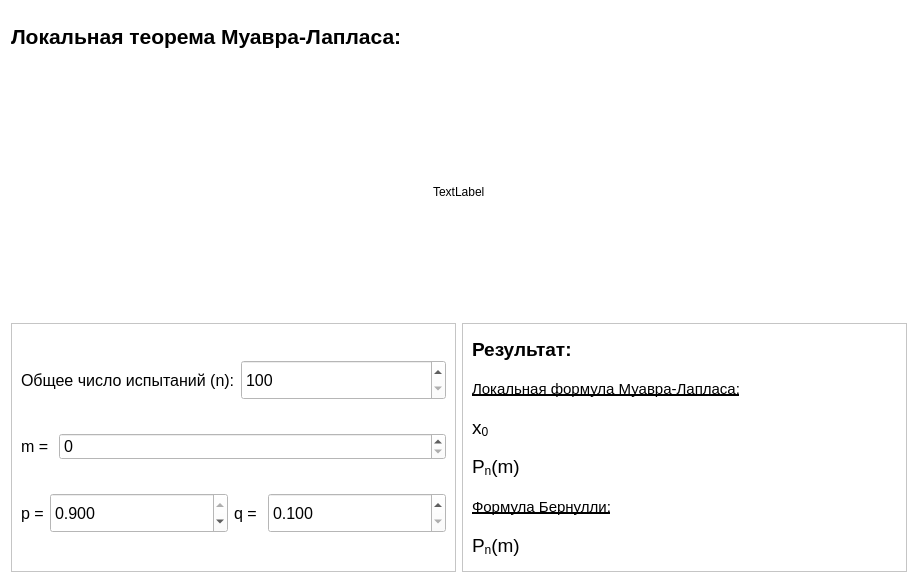
<?xml version="1.0" encoding="UTF-8"?>
<ui version="4.0">
 <class>Form</class>
 <widget class="QWidget" name="Form">
  <property name="geometry">
   <rect>
    <x>0</x>
    <y>0</y>
    <width>918</width>
    <height>583</height>
   </rect>
  </property>
  <property name="windowTitle">
   <string>Form</string>
  </property>
  <property name="styleSheet">
   <string notr="true">background-color: white;</string>
  </property>
  <layout class="QVBoxLayout" name="verticalLayout">
   <item>
    <widget class="QLabel" name="label">
     <property name="sizePolicy">
      <sizepolicy hsizetype="Preferred" vsizetype="Fixed">
       <horstretch>0</horstretch>
       <verstretch>0</verstretch>
      </sizepolicy>
     </property>
     <property name="minimumSize">
      <size>
       <width>0</width>
       <height>50</height>
      </size>
     </property>
     <property name="maximumSize">
      <size>
       <width>16777215</width>
       <height>50</height>
      </size>
     </property>
     <property name="font">
      <font>
       <pointsize>16</pointsize>
       <bold>true</bold>
      </font>
     </property>
     <property name="text">
      <string>Локальная теорема Муавра-Лапласа:</string>
     </property>
    </widget>
   </item>
   <item>
    <layout class="QHBoxLayout" name="horizontalLayout_3">
     <item>
      <spacer name="horizontalSpacer">
       <property name="orientation">
        <enum>Qt::Horizontal</enum>
       </property>
       <property name="sizeHint" stdset="0">
        <size>
         <width>40</width>
         <height>20</height>
        </size>
       </property>
      </spacer>
     </item>
     <item>
      <widget class="QLabel" name="formula_img">
       <property name="text">
        <string>TextLabel</string>
       </property>
      </widget>
     </item>
     <item>
      <spacer name="horizontalSpacer_2">
       <property name="orientation">
        <enum>Qt::Horizontal</enum>
       </property>
       <property name="sizeHint" stdset="0">
        <size>
         <width>40</width>
         <height>20</height>
        </size>
       </property>
      </spacer>
     </item>
    </layout>
   </item>
   <item>
    <layout class="QHBoxLayout" name="horizontalLayout">
     <item>
      <widget class="QFrame" name="frame">
       <property name="frameShape">
        <enum>QFrame::StyledPanel</enum>
       </property>
       <property name="frameShadow">
        <enum>QFrame::Sunken</enum>
       </property>
       <layout class="QVBoxLayout" name="verticalLayout_4">
        <item>
         <layout class="QHBoxLayout" name="horizontalLayout_2">
          <item>
           <widget class="QLabel" name="label_3">
            <property name="sizePolicy">
             <sizepolicy hsizetype="Fixed" vsizetype="Preferred">
              <horstretch>0</horstretch>
              <verstretch>0</verstretch>
             </sizepolicy>
            </property>
            <property name="maximumSize">
             <size>
              <width>16777215</width>
              <height>100</height>
             </size>
            </property>
            <property name="font">
             <font>
              <pointsize>12</pointsize>
             </font>
            </property>
            <property name="text">
             <string>Общее число испытаний (n):</string>
            </property>
           </widget>
          </item>
          <item>
           <widget class="QSpinBox" name="n_spinbox">
            <property name="maximumSize">
             <size>
              <width>16777215</width>
              <height>40</height>
             </size>
            </property>
            <property name="font">
             <font>
              <pointsize>12</pointsize>
             </font>
            </property>
            <property name="minimum">
             <number>100</number>
            </property>
            <property name="maximum">
             <number>200000</number>
            </property>
           </widget>
          </item>
         </layout>
        </item>
        <item>
         <layout class="QHBoxLayout" name="horizontalLayout_5">
          <item>
           <widget class="QLabel" name="label_2">
            <property name="sizePolicy">
             <sizepolicy hsizetype="Fixed" vsizetype="Preferred">
              <horstretch>0</horstretch>
              <verstretch>0</verstretch>
             </sizepolicy>
            </property>
            <property name="font">
             <font>
              <pointsize>12</pointsize>
             </font>
            </property>
            <property name="text">
             <string>m = </string>
            </property>
           </widget>
          </item>
          <item>
           <widget class="QSpinBox" name="m_spinbox">
            <property name="font">
             <font>
              <pointsize>12</pointsize>
             </font>
            </property>
            <property name="maximum">
             <number>1000</number>
            </property>
           </widget>
          </item>
         </layout>
        </item>
        <item>
         <layout class="QHBoxLayout" name="horizontalLayout_4">
          <item>
           <widget class="QLabel" name="label_6">
            <property name="sizePolicy">
             <sizepolicy hsizetype="Fixed" vsizetype="Preferred">
              <horstretch>0</horstretch>
              <verstretch>0</verstretch>
             </sizepolicy>
            </property>
            <property name="maximumSize">
             <size>
              <width>16777215</width>
              <height>100</height>
             </size>
            </property>
            <property name="font">
             <font>
              <pointsize>12</pointsize>
             </font>
            </property>
            <property name="text">
             <string>p =</string>
            </property>
           </widget>
          </item>
          <item>
           <widget class="QDoubleSpinBox" name="p_spinbox">
            <property name="maximumSize">
             <size>
              <width>16777215</width>
              <height>40</height>
             </size>
            </property>
            <property name="font">
             <font>
              <pointsize>12</pointsize>
             </font>
            </property>
            <property name="decimals">
             <number>3</number>
            </property>
            <property name="minimum">
             <double>0.100000000000000</double>
            </property>
            <property name="maximum">
             <double>0.900000000000000</double>
            </property>
            <property name="singleStep">
             <double>0.010000000000000</double>
            </property>
            <property name="value">
             <double>0.900000000000000</double>
            </property>
           </widget>
          </item>
          <item>
           <widget class="QLabel" name="label_7">
            <property name="sizePolicy">
             <sizepolicy hsizetype="Fixed" vsizetype="Preferred">
              <horstretch>0</horstretch>
              <verstretch>0</verstretch>
             </sizepolicy>
            </property>
            <property name="maximumSize">
             <size>
              <width>16777215</width>
              <height>100</height>
             </size>
            </property>
            <property name="font">
             <font>
              <pointsize>12</pointsize>
             </font>
            </property>
            <property name="text">
             <string>q = </string>
            </property>
           </widget>
          </item>
          <item>
           <widget class="QDoubleSpinBox" name="q_spinbox">
            <property name="maximumSize">
             <size>
              <width>16777215</width>
              <height>40</height>
             </size>
            </property>
            <property name="font">
             <font>
              <pointsize>12</pointsize>
             </font>
            </property>
            <property name="decimals">
             <number>3</number>
            </property>
            <property name="minimum">
             <double>0.100000000000000</double>
            </property>
            <property name="maximum">
             <double>0.900000000000000</double>
            </property>
            <property name="singleStep">
             <double>0.010000000000000</double>
            </property>
            <property name="value">
             <double>0.100000000000000</double>
            </property>
           </widget>
          </item>
         </layout>
        </item>
       </layout>
      </widget>
     </item>
     <item>
      <widget class="QFrame" name="frame_2">
       <property name="frameShape">
        <enum>QFrame::StyledPanel</enum>
       </property>
       <property name="frameShadow">
        <enum>QFrame::Plain</enum>
       </property>
       <layout class="QVBoxLayout" name="verticalLayout_5">
        <item>
         <layout class="QVBoxLayout" name="verticalLayout_3">
          <item>
           <widget class="QLabel" name="label_11">
            <property name="maximumSize">
             <size>
              <width>16777215</width>
              <height>100</height>
             </size>
            </property>
            <property name="font">
             <font>
              <pointsize>14</pointsize>
              <bold>true</bold>
             </font>
            </property>
            <property name="text">
             <string>Результат:</string>
            </property>
           </widget>
          </item>
          <item>
           <widget class="QLabel" name="label_8">
            <property name="maximumSize">
             <size>
              <width>16777215</width>
              <height>50</height>
             </size>
            </property>
            <property name="font">
             <font>
              <pointsize>11</pointsize>
              <underline>true</underline>
             </font>
            </property>
            <property name="text">
             <string>Локальная формула Муавра-Лапласа:</string>
            </property>
           </widget>
          </item>
          <item>
           <widget class="QLabel" name="x0">
            <property name="maximumSize">
             <size>
              <width>16777215</width>
              <height>100</height>
             </size>
            </property>
            <property name="font">
             <font>
              <pointsize>14</pointsize>
             </font>
            </property>
            <property name="text">
             <string>&lt;html&gt;&lt;head/&gt;&lt;body&gt;&lt;p&gt;x&lt;span style=&quot; vertical-align:sub;&quot;&gt;0&lt;/span&gt;&lt;/p&gt;&lt;/body&gt;&lt;/html&gt;</string>
            </property>
           </widget>
          </item>
          <item>
           <widget class="QLabel" name="laplace_local_result">
            <property name="maximumSize">
             <size>
              <width>16777215</width>
              <height>100</height>
             </size>
            </property>
            <property name="font">
             <font>
              <pointsize>14</pointsize>
             </font>
            </property>
            <property name="text">
             <string>&lt;html&gt;&lt;body&gt;&lt;p&gt;P&lt;span style=&quot; vertical-align:sub;&quot;&gt;n&lt;/span&gt;(m)&lt;/p&gt;&lt;/body&gt;&lt;/html&gt;</string>
            </property>
           </widget>
          </item>
          <item>
           <widget class="QLabel" name="label_10">
            <property name="maximumSize">
             <size>
              <width>16777215</width>
              <height>50</height>
             </size>
            </property>
            <property name="font">
             <font>
              <pointsize>11</pointsize>
              <underline>true</underline>
             </font>
            </property>
            <property name="text">
             <string>Формула Бернулли:</string>
            </property>
           </widget>
          </item>
          <item>
           <widget class="QLabel" name="bernoulli_result">
            <property name="maximumSize">
             <size>
              <width>16777215</width>
              <height>100</height>
             </size>
            </property>
            <property name="font">
             <font>
              <pointsize>14</pointsize>
             </font>
            </property>
            <property name="text">
             <string>&lt;html&gt;&lt;body&gt;&lt;p&gt;P&lt;span style=&quot; vertical-align:sub;&quot;&gt;n&lt;/span&gt;(m)&lt;/p&gt;&lt;/body&gt;&lt;/html&gt;</string>
            </property>
           </widget>
          </item>
         </layout>
        </item>
       </layout>
      </widget>
     </item>
    </layout>
   </item>
  </layout>
 </widget>
 <resources/>
 <connections/>
</ui>
